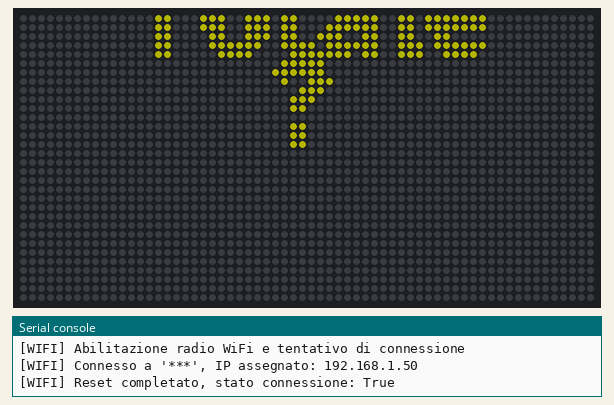
Bench run of a program on a simulated Adafruit Matrix Portal running CircuitPython. Shown: 64×32 RGB LED matrix, the last lines printed to the serial console. Dim RGB values are drawn brighter than linear; web requests get an empty 200 reply after 0.4 s.

Above: at 4.5 s.
At 63.0 s:
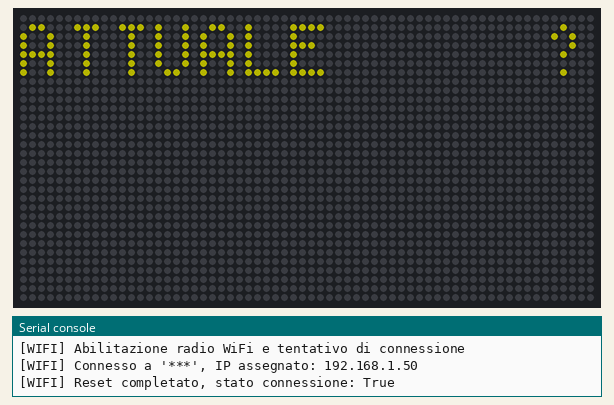
At 68.8 s:
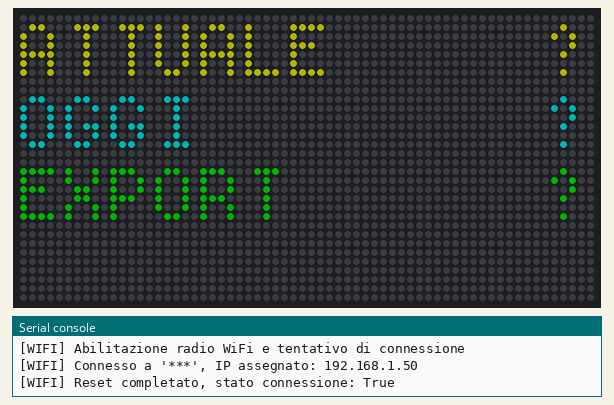
At 74.8 s:
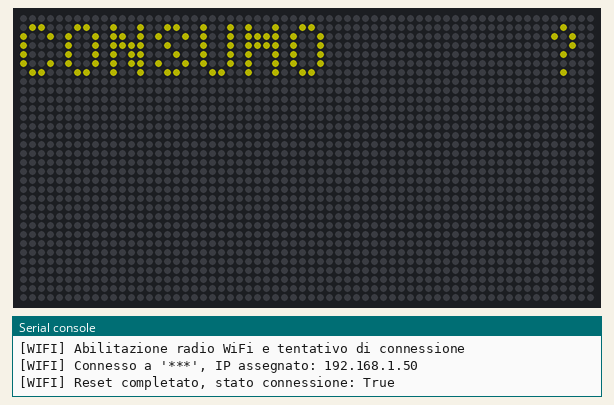
At 83.5 s:
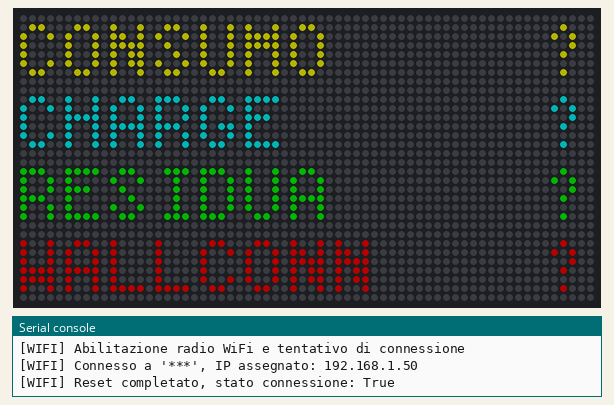
At 123.6 s:
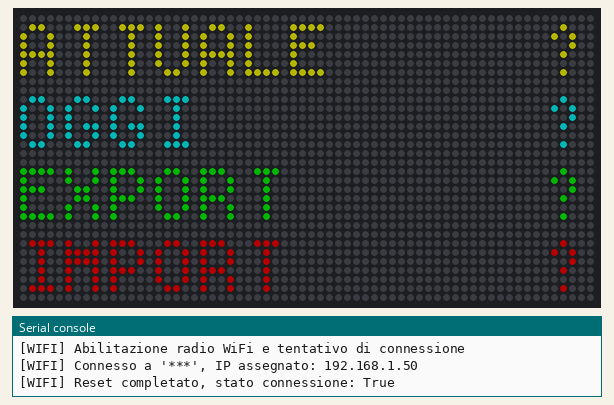

Measured:
- what the display in image 0 shows lasts 40.0 s, from 4.5 s to 44.5 s
- what the display in image 1 shows lasts 2.9 s, from 62.9 s to 65.8 s
- what the display in image 4 shows lasts 8.3 s, from 83.5 s to 91.8 s

The program:

code.py
```python
import time
import wifi
import board
import socketpool
import ssl
import adafruit_requests
from adafruit_matrixportal.matrixportal import MatrixPortal
import terminalio
import microcontroller  # Per resettare il dispositivo in caso estremo

# -----------------------------
# Fonts e display settings
# -----------------------------
WIDTH = 64
HEIGHT = 32
FONT_P1    = "/fonts/FiraSans-Bold-14.bdf"  # Pagina 1
SMALL_FONT = "/fonts/5x8.bdf"              # Pagine 2 e 3

# -----------------------------
# WiFi credentials
# -----------------------------
WIFI_SSID     = "***"
WIFI_PASSWORD = "***."

# -----------------------------
# Funzioni WiFi con log
# -----------------------------
def connect_wifi():
    print("[WIFI] Abilitazione radio WiFi e tentativo di connessione")
    wifi.radio.enabled = True
    start = time.monotonic()
    while time.monotonic() - start < 20:
        try:
            wifi.radio.connect(WIFI_SSID, WIFI_PASSWORD)
            ip = wifi.radio.ipv4_address
            print(f"[WIFI] Connesso a '{WIFI_SSID}', IP assegnato: {ip}")
            return True
        except Exception as e:
            print(f"[WIFI] Errore connessione: {e}, ritento...")
            time.sleep(1)
    print("[WIFI] Timeout connessione WiFi")
    return False


def reset_wifi():
    print("[WIFI] Resetting WiFi radio...")
    wifi.radio.enabled = False
    time.sleep(1)
    wifi.radio.enabled = True
    status = connect_wifi()
    print(f"[WIFI] Reset completato, stato connessione: {status}")
    return status

# -----------------------------
# Inizializzazione display
# -----------------------------
matrixportal = MatrixPortal(width=WIDTH, height=HEIGHT, bit_depth=6, debug=False)

# -----------------------------
# Pagine setup
# -----------------------------
# Pagina 1: Totale produzione su due righe
sensor_total = "sensor.solaredge_lifetime_energy"  # Wh
idx_p1_label = matrixportal.add_text(
    text_font=FONT_P1,
    text_position=(WIDTH//2, 0),
    text_anchor_point=(0.5, 0.5),
    scrolling=False,
    text_scale=1
)
idx_p1_value = matrixportal.add_text(
    text_font=FONT_P1,
    text_position=(WIDTH//2, 10),
    text_anchor_point=(0.5, 0.5),
    scrolling=False,
    text_scale=1
)

# Pagina 2: ATTUALE, OGGI, EXPORT, IMPORT
LABEL_X = 0
VALUE_X = 63
Y_POS    = [4, 12, 20, 28]
labels2  = ["ATTUALE", "OGGI", "EXPORT", "IMPORT"]
sensors2 = [
    "sensor.porlezza_solar_power",
    "sensor.porlezza_solar_generated",
    "sensor.porlezza_grid_exported",
    "sensor.porlezza_grid_imported"
]
indices2 = {}
for i, lbl in enumerate(labels2):
    l = matrixportal.add_text(
        text_font=SMALL_FONT,
        text_position=(LABEL_X, Y_POS[i]),
        text_anchor_point=(0.0, 0.5),
        scrolling=False,
        text_scale=1
    )
    v = matrixportal.add_text(
        text_font=SMALL_FONT,
        text_position=(VALUE_X, Y_POS[i]),
        text_anchor_point=(1.0, 0.5),
        scrolling=False,
        text_scale=1
    )
    indices2[lbl] = (l, v)
    matrixportal.set_text("", index=l)
    matrixportal.set_text("", index=v)

# Pagina 3: CONSUMO, CHARGE, RESIDUA, WALLCONN
labels3  = ["CONSUMO", "CHARGE", "RESIDUA", "WALLCONN"]
sensors3 = [
    "sensor.porlezza_load_power",
    "sensor.porlezza_percentage_charged",
    "sensor.powerwall_energia_residua_kw",
    "sensor.wall_connector_power_6"
]
indices3 = {}
for i, lbl in enumerate(labels3):
    l = matrixportal.add_text(
        text_font=SMALL_FONT,
        text_position=(LABEL_X, Y_POS[i]),
        text_anchor_point=(0.0, 0.5),
        scrolling=False,
        text_scale=1
    )
    v = matrixportal.add_text(
        text_font=SMALL_FONT,
        text_position=(VALUE_X, Y_POS[i]),
        text_anchor_point=(1.0, 0.5),
        scrolling=False,
        text_scale=1
    )
    indices3[lbl] = (l, v)
    matrixportal.set_text("", index=l)
    matrixportal.set_text("", index=v)

# Utility clear per pagine

def clear_indices(idx_map):
    for l, v in idx_map.values():
        matrixportal.set_text("", index=l)
        matrixportal.set_text("", index=v)

# -----------------------------
# Costanti loop e colori
# -----------------------------
UPDATE_I = 60  # sec tra aggiornamenti
SWITCH_I = 40  # sec per cambio pagina iniziale
colors = [0x404000, 0x004040, 0x004000, 0x400000]

# -----------------------------
# Connessione WiFi e HTTP
# -----------------------------
if not connect_wifi():
    matrixportal.set_text("WiFi Error", index=idx_p1_label)
    matrixportal.set_text_color(0x7F7F00, index=idx_p1_label)
    while True:
        time.sleep(1)

print("[HTTP] Configurazione SocketPool e SSL")
pool        = socketpool.SocketPool(wifi.radio)
ssl_context = ssl.create_default_context()
requests    = adafruit_requests.Session(pool, ssl_context)
print("[HTTP] Sessione HTTP pronta")

HA_URL = "https://e7h76qr4jx9zoycwmpa4klm9l00h2xs8.ui.nabu.casa/api/states"
HA_TOKEN = (
    "eyJhbGciOiJIUzI1NiIsInR5cCI6IkpXVCJ9."
    "eyJpc3MiOiIwZDkzZGE2ODA1ZmI0Y2RlYTFiNDdkMGRhM2RlMzQyZiIsImlhdCI6MTc1MjIyNjIwNCwiZXhwIjoyMDY3NTg2MjA0fQ."
    "KY9ADeH9S3scuR8KPGXy0ruCtvJJgjRC6rkVUikvc9w"
)

# Lettura sensori con log

def read_sensor(eid, wh=False, pct=False, one_decimal=False):
    url     = f"{HA_URL}/{eid}"
    headers = {"Authorization": f"Bearer {HA_TOKEN}"}
    try:
        r = requests.get(url, headers=headers, timeout=5)
        if r.status_code == 200:
            s = float(r.json().get("state", 0))
            if wh:
                s /= 1000
            disp = f"{s:.1f}" if one_decimal else str(int(s))
            suf  = '%' if pct else 'KW'
            print(f"[SENSOR] {eid} -> {disp}{suf}")
            return disp, suf
        else:
            print(f"[SENSOR] Stato HTTP {r.status_code} per {eid}")
    except Exception as e:
        print(f"[SENSOR] Errore lettura {eid}: {e}, reset WiFi")
        reset_wifi()
    return "?", ''

# -----------------------------
# Main loop con 3 pagine e log
# -----------------------------
print("[MAIN] Avvio loop principale")
# Disegna subito pagina 1
total, suf = read_sensor(sensor_total, wh=True)
matrixportal.set_text("Totale", index=idx_p1_label)
matrixportal.set_text_color(colors[0], index=idx_p1_label)
matrixportal.set_text(f"{total}{suf}", index=idx_p1_value)
matrixportal.set_text_color(colors[0], index=idx_p1_value)

last_up = time.monotonic()
last_sw = last_up
page    = 1

while True:
    now = time.monotonic()
    # Aggiornamento dati
    if now - last_up >= UPDATE_I:
        print(f"[MAIN] Update pagina {page}")
        if page == 1:
            matrixportal.set_text("", index=idx_p1_label)
            matrixportal.set_text("", index=idx_p1_value)
            total, suf = read_sensor(sensor_total, wh=True)
            matrixportal.set_text("Totale", index=idx_p1_label)
            matrixportal.set_text_color(colors[0], index=idx_p1_label)
            matrixportal.set_text(f"{total}{suf}", index=idx_p1_value)
            matrixportal.set_text_color(colors[0], index=idx_p1_value)
        elif page == 2:
            clear_indices(indices2)
            for i, lbl in enumerate(labels2):
                val, suf = read_sensor(sensors2[i], one_decimal=(i==0))
                l, v = indices2[lbl]
                matrixportal.set_text(lbl, index=l)
                matrixportal.set_text_color(colors[i], index=l)
                matrixportal.set_text(f"{val}{suf}", index=v)
                matrixportal.set_text_color(colors[i], index=v)
        else:
            clear_indices(indices3)
            for i, lbl in enumerate(labels3):
                val, suf = read_sensor(sensors3[i], one_decimal=(i==0), pct=(i==1))
                l, v = indices3[lbl]
                matrixportal.set_text(lbl, index=l)
                matrixportal.set_text_color(colors[i], index=l)
                matrixportal.set_text(f"{val}{suf}", index=v)
                matrixportal.set_text_color(colors[i], index=v)
        last_up = now
    # Cambio pagina
    if now - last_sw >= SWITCH_I:
        # Pulisce schermo
        matrixportal.set_text("", index=idx_p1_label)
        matrixportal.set_text("", index=idx_p1_value)
        clear_indices(indices2)
        clear_indices(indices3)
        page = page % 3 + 1
        print(f"[MAIN] Switch a pagina {page}")
        if SWITCH_I > 20:
            SWITCH_I = 20
        last_sw = now
        last_up  = 0
    time.sleep(0.1)
```
